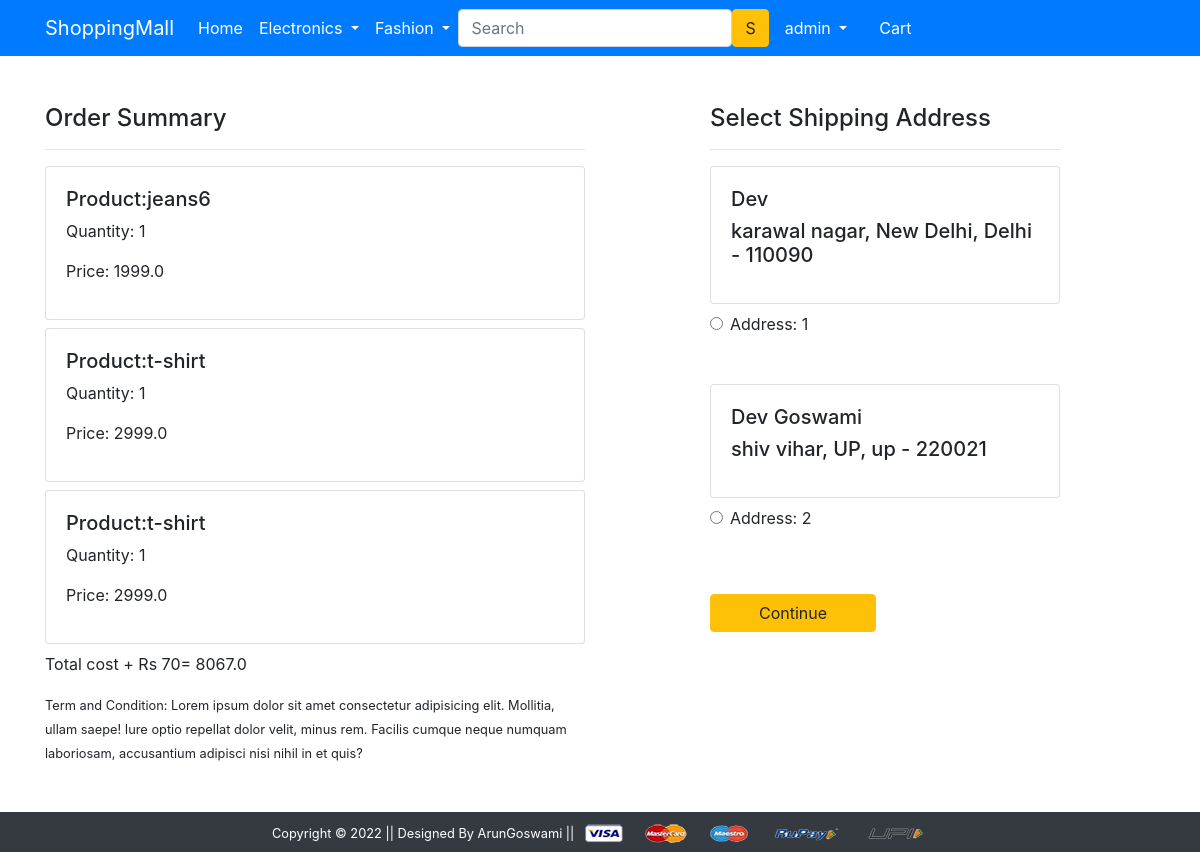
Screenshot of /checkout/ (signed in) with the database file from the repository.
### app/models.py (models this page shows, shortened)
class Cart(models.Model):
    user = models.ForeignKey(User, on_delete=models.CASCADE)
    product = models.ForeignKey(Product, on_delete=models.CASCADE)
    quantity = models.PositiveIntegerField(default=1)
    @property
    def total_cost(self):
        return self.quantity * self.product.discounted_price

class Product(models.Model):
    title = models.CharField(max_length=255)
    selling_price = models.FloatField()
    discounted_price = models.FloatField()
    description = models.TextField()
    brand = models.CharField(max_length=30)
    category = models.CharField(max_length=2, choices=CATAGORY_CHOICE)
    product_image = models.ImageField(upload_to='productimg')

class Customer(models.Model):
    user = models.ForeignKey(User, on_delete=models.CASCADE)
    name = models.CharField(max_length=30)
    locality = models.CharField(max_length=30)
    city = models.CharField(max_length=30)
    zipcode = models.IntegerField()
    state = models.CharField(max_length=30)

### app/views.py (the view)
# urls.py: path('checkout/', views.checkout, name='checkout'),
def checkout(request):
    user = request.user
    add = Customer.objects.filter(user=user)
    cart_items =  Cart.objects.filter(user=user)
    amount = 0.0
    shipping_amount = 70.0
    totalamount = 0.0
    card_product = [p for p in Cart.objects.all() if p.user == request.user]
    if card_product:
        for p in card_product:
            tempamount = (p.quantity * p.product.discounted_price)
            amount += tempamount
        totalamount = amount + shipping_amount
    return render(request, 'app/checkout.html', {'add':add, 'totalamount':totalamount, 'cart_items':cart_items})

### app/templates/app/checkout.html (shortened to what this page needs)
{% extends 'app/base.html' %}
{% load static %}
{% block main-content %}
<div class="container">
  <div class="row mt-5">
    <div class="col-sm-6">
      <h4>Order Summary</h4>
      <hr>
      {% for item in cart_items  %}
      <div class="card mb-2">
        <div class="card-body">
          <h5>Product:{{item.product.title}}</h5>
          <p>Quantity: {{item.quantity}}</p>
          <p class="fw-bold">Price: {{item.total_cost}}</p>
        </div>
      </div>
      {% endfor %}
      <p class="fw-bold">Total cost + Rs 70= {{totalamount}}</p>
      <small>Term and Condition: Lorem ipsum dolor sit amet consectetur adipisicing elit. Mollitia, ullam saepe! Iure
        optio repellat dolor velit, minus rem. Facilis cumque neque numquam laboriosam, accusantium adipisci nisi nihil
        in et quis?</small>
    </div>
    <div class="col-sm-4 offset-sm-1">
      <h4>Select Shipping Address</h4>
      <hr>
      <form action="/paymentdone">
        {% for add in add %}
        <div class="card">
          <div class="card-body">
            <h5>{{add.name}}<h5>
                <p>{{add.locality}}, {{add.city}}, {{add.state}} - {{add.zipcode}}</p>
          </div>
        </div>
        <div class="form-check mt-2 mb-5">
          <input class="form-check-input" type="radio" value="{{add.id}}" id="custadd{{forloop.counter}}" name="custid" value="{{add.id}}">
          <label class="form-check-label fw-bold" for="custadd{{forloop.counter}}">
            Address: {{forloop.counter}} </label>
        </div>
        {% endfor %}
        <div class="text-end">
          <button type="submit" class="btn btn-warning mt-3 px-5 fw-bold">Continue</button>
        </div>
      </form>
    </div>
  </div>
</div>
{% endblock main-content %}

### app/templates/app/base.html (shortened to what this page needs)
<!doctype html>
{% load static %}
<html lang="en">
  <head>
    <link rel="stylesheet" href="https://stackpath.bootstrapcdn.com/bootstrap/4.4.1/css/bootstrap.min.css">
    <link rel="stylesheet" href="{% static 'app/css/owl.carousel.min.css' %}">
    <link rel="stylesheet" href="{% static 'app/css/all.min.css' %}">
    <link rel="stylesheet" href="{% static 'app/css/style.css' %}">
  </head>
  <body>
    <nav class="navbar navbar-expand-lg navbar-dark bg-primary">
     <div class="container">
       <a class="navbar-brand" href="/">ShoppingMall</a>
       <div class="collapse navbar-collapse" id="navbarSupportedContent">
         <ul class="navbar-nav me-auto mb-2 mb-lg-0">
           <li class="nav-item">
             <a class="nav-link active" aria-current="page" href="/">Home</a>
           </li>
           <li class="nav-item dropdown">
             <a class="nav-link dropdown-toggle text-white" href="#" id="electronicsDropdown" role="button" data-bs-toggle="dropdown" aria-expanded="false">
               Electronics
             </a>
           </li>
           <li class="nav-item dropdown">
             <a class="nav-link dropdown-toggle text-white" href="#" id="fashionDropdown" role="button" data-bs-toggle="dropdown" aria-expanded="false">
               Fashion
             </a>
           </li>
         </ul>
         <form class="d-flex">
           <input class="form-control me-2" type="search" placeholder="Search" aria-label="Search">
           <button class="btn btn-warning" type="submit">S</button>
         </form>
         <div>
          <ul class="navbar-nav me-auto mb-2 mb-lg-0">
            {% if request.user.is_authenticated %}
           <li class="nav-item dropdown mx-2">
              <a class="nav-link dropdown-toggle text-white" href="#" id="profileDropdown" role="button" data-bs-toggle="dropdown" aria-expanded="false">
                {{request.user}}
              </a>
            </li>
            <li class="nav-item mx-2">
             <a href="{% url 'showcart' %}" class="nav-link text-white">Cart </a>
            </li>
            {% endif %}
          </ul>
         </div>
       </div>
     </div>
    </nav>
    {% block main-content %} {% endblock main-content %}
    <footer class="container-fluid bg-dark text-center p-2 mt-5">
        <small class="text-white">Copyright &copy; 2022 || Designed By ArunGoswami || </small>
        <img src="{% static 'app/images/payment.png' %}" alt="" srcset="" class="img-fluid" height="2px">
    </footer>
  </body>
</html>

### rows the page displays
Cart: product "jeans6", quantity "1", total_cost "1999.0"
Cart: product "t-shirt", quantity "1", total_cost "2999.0"
Cart: product "t-shirt", quantity "1", total_cost "2999.0"
Customer: name "Dev", locality "karawal nagar", city "New Delhi", state "Delhi", zipcode "110090"
Customer: name "Dev Goswami", locality "shiv vihar", city "UP", state "up", zipcode "220021"

### other values shown
{{ request.user }} "admin"
{{ totalamount }} "8067.0"
